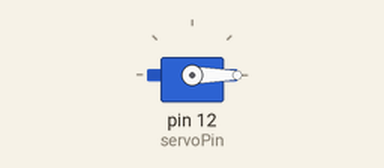
Simulated run of this sketch. Board: Arduino Uno, built with avr-gcc and run on an emulated ATmega328P. Parts: servo.

Above: at 0.05 s.
At 2.05 s:
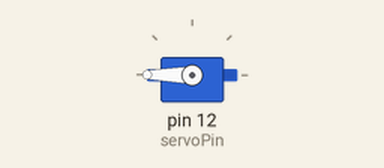
At 4.0 s:
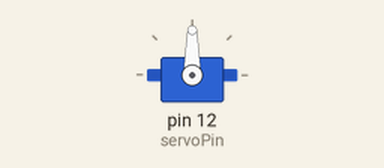
Timing chart, 0 to 5.2 s (numbered marks = the images above):
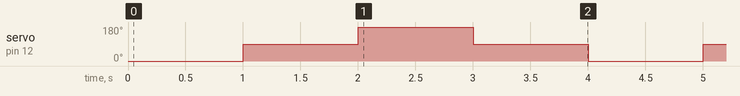

The sketch:

servo_rotate.ino
```cpp
// Chapter 5 - Motor Control
// Controlling Speed
// By Cornel Amariei for Packt Publishing

// Include the Servo library
#include <Servo.h>

// Declare the Servo pin
int servoPin = 12;
// Create a servo object
Servo Servo1;

void setup() {
  // We need to attach the servo to the used pin number
  Servo1.attach(servoPin);
}

void loop(){
  // Make servo go to 0 degrees
  Servo1.write(0);
  delay(1000);
  // Make servo go to 90 degrees
  Servo1.write(90);
  delay(1000);
  // Make servo go to 180 degrees
  Servo1.write(180);
  delay(1000);
    Servo1.write(90);
  delay(1000);
}
```

Measured:
- by itself, servo on pin 12 (servoPin): repeats every 4.0 s: 180° 1.0 s, 90° 1.0 s, 0° 1.0 s, 90° 1.0 s
